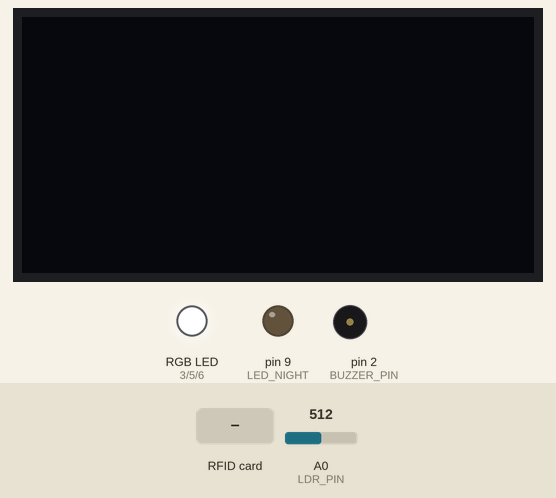
Recording of a sketch running on a simulated Arduino Uno, built with avr-gcc and run on an emulated ATmega328P. On the bench: 128×64 one-colour display, an RGB LED mixed from three pins (HIGH = lit), output pins drawn as LEDs (lit = HIGH), buzzer (waves = sounding, pin HIGH). The test bench sets the inputs (shaded band); at power-on: A0 (LDR_PIN) = 512. Pins used as bus, display or sensor lines are not drawn; what the sketch prints to the serial monitor is not drawn.

Above: at 1.3 s.
1.4 s: RFID card 00 00 00 00 held to the reader
At 2.9 s:
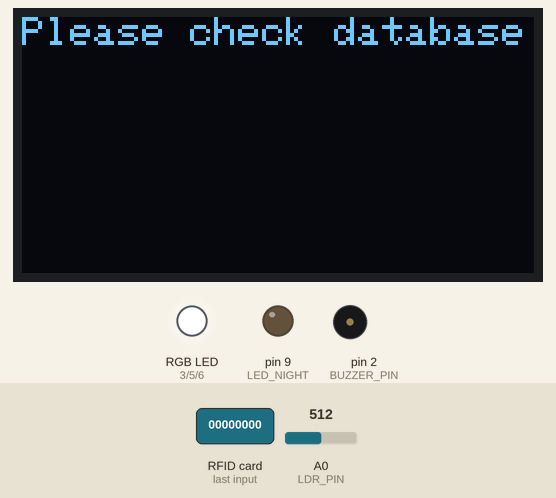
3.3 s: A0 (LDR_PIN) set to 209
4.8 s: A0 (LDR_PIN) set to 186
At 6.0 s:
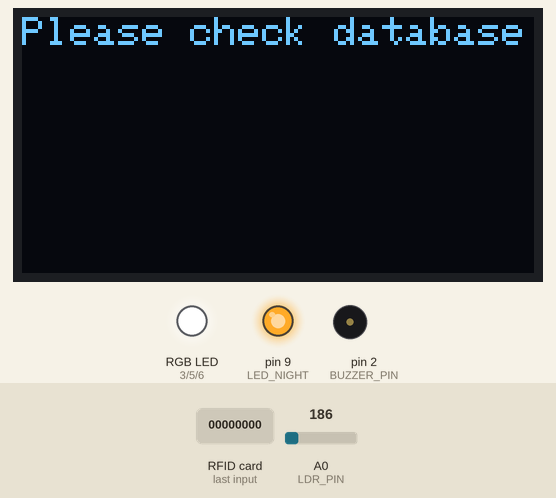
6.3 s: RFID card 5E 7A 19 C4 held to the reader
At 6.58 s:
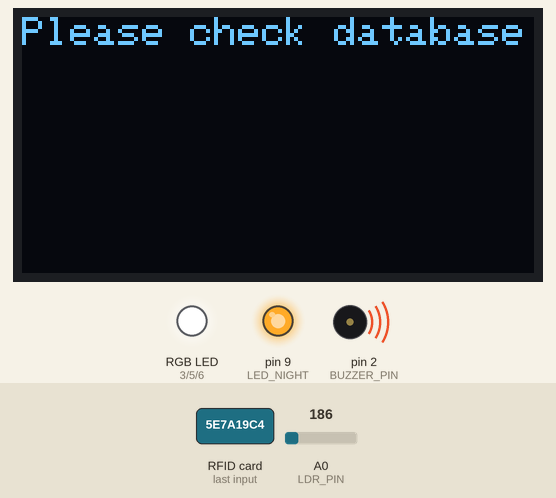
8.2 s: A0 (LDR_PIN) set to 230
At 9.4 s:
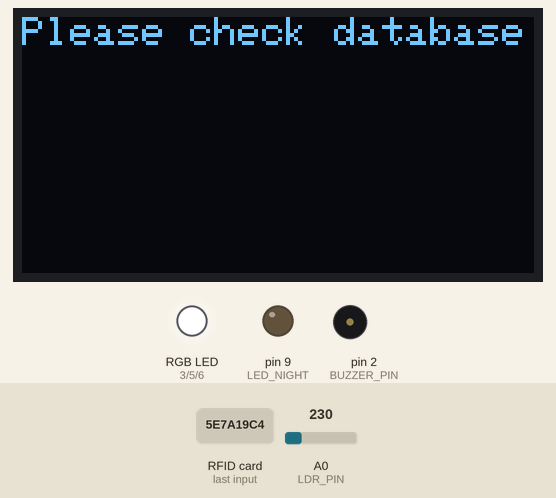
9.7 s: A0 (LDR_PIN) set to 190
At 10.7 s:
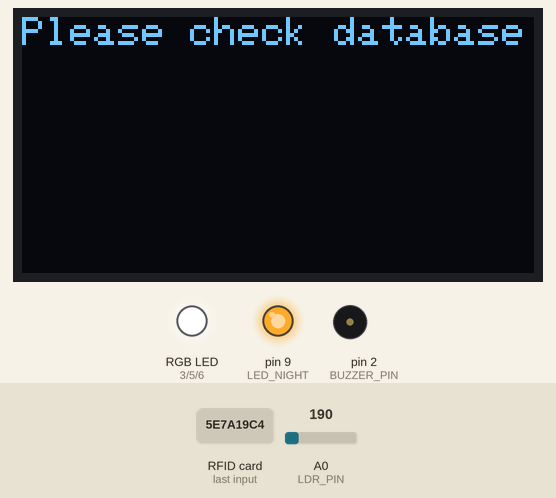
Timing chart, 0 to 12.2 s (numbered marks = the images above; inputs shaded):
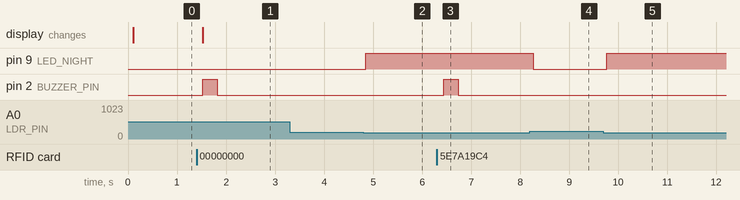

The sketch:

arduino_test.ino
```cpp
#include <SPI.h>
#include <MFRC522.h>
#include <Wire.h>
#include <Adafruit_GFX.h>
#include <Adafruit_SSD1306.h>

// RFID
#define RST_PIN        7          // Configurable, see typical pin layout above
#define SS_PIN         10         // Configurable, see typical pin layout above

// LED
#define RGB_LED_RED         3 // D5
#define RGB_LED_GREEN       5 // D6
#define RGB_LED_BLUE        6 // D7

#define LED_NIGHT     9 // D9

const byte COLOR_BLACK = 0b000;
const byte COLOR_RED = 0b100;
const byte COLOR_GREEN = 0b010;
const byte COLOR_BLUE = 0b001;
const byte COLOR_MAGENTA = 0b101;
const byte COLOR_CYAN = 0b011;
const byte COLOR_YELLOW = 0b110;
const byte COLOR_WHITE = 0b111;

// OLED
#define SCREEN_WIDTH 128 // OLED display width, in pixels
#define SCREEN_HEIGHT 64 // OLED display height, in pixels
#define OLED_RESET    -1 // Reset pin # (or -1 if sharing Arduino reset pin)

// BUZZER
#define BUZZER_PIN  2  // D2

// LDR
#define LDR_PIN   A0
int ldrValue { 0 };

MFRC522 mfrc522(SS_PIN, RST_PIN);  // Create MFRC522 instance
Adafruit_SSD1306 display(SCREEN_WIDTH, SCREEN_HEIGHT, &Wire, OLED_RESET);

int cardUID[4] = {0x00, 0x00, 0x00, 0x00};
bool readLDR = true;

// Functions

void displayColor(byte color) {
  digitalWrite(RGB_LED_RED, !bitRead(color, 2));
  digitalWrite(RGB_LED_GREEN, !bitRead(color, 1));
  digitalWrite(RGB_LED_BLUE, !bitRead(color, 0));
}

void readData(char* buffer, size_t bufferSize) {
  int index = 0;
  // Lecture des données jusqu'à ce qu'un caractère de retour à la ligne ou un espace soit rencontré
  while(Serial.available() > 0 && index < bufferSize - 1) {
    char incomingByte = Serial.read();
    if(incomingByte == '\n' || incomingByte == ' ') {
      break; // Sortir de la boucle si un caractère de fin de ligne ou un espace est rencontré
    }
    buffer[index++] = incomingByte; // Ajouter le caractère au tableau et incrémenter l'index
    delay(2); // Attente pour éviter la surcharge du processeur
  }
  buffer[index] = '\0'; // Ajouter le caractère de fin de chaîne
}

void parseData(char* data, char* id, char* prenom, char* nom, char* acces, char* credit) {
  // Utilisation de strtok pour séparer la chaîne en sous-chaînes
  char* token = strtok(data, "|");

  // Copie de chaque sous-chaîne dans les variables correspondantes
  if (token != NULL) {
    strcpy(id, token);
    token = strtok(NULL, "|");
    if (token != NULL) {
      strcpy(prenom, token);
      token = strtok(NULL, "|");
      if (token != NULL) {
        strcpy(nom, token);
        token = strtok(NULL, "|");
        if (token != NULL) {
          strcpy(acces, token);
          token = strtok(NULL, "|");
          if (token != NULL) {
            strcpy(credit, token);
          }
        }
      }
    }
  }
}

void buzz(int del){
    // BUZZER REFUSE
    digitalWrite(BUZZER_PIN, HIGH);
    delay(del);
    digitalWrite(BUZZER_PIN, LOW);
    delay(50);
}

// -------------------------------------------------------------------------------------------

// Setup
void setup() {
  // Serial
	Serial.begin(9600);		// Initialize serial communications with the PC

  // ------------------------------------

  // LED
  pinMode(RGB_LED_GREEN, OUTPUT); // Set the LED pin as an output
  pinMode(RGB_LED_RED, OUTPUT); // Set the LED pin as an output
  pinMode(RGB_LED_BLUE, OUTPUT); // Set the LED pin as an output
  displayColor(COLOR_BLACK);

  // ------------------------------------

  // LED NIGHT
  pinMode(LED_NIGHT, OUTPUT); // Set the LDR pin as an input
  // LDR_PIN
  pinMode(LDR_PIN, INPUT); // Set the LDR pin as an input

  // ------------------------------------

  // BUZZER
  pinMode(BUZZER_PIN, OUTPUT); // Set the BUZZER pin as an output

  // RFID
	while (!Serial){
      Serial.print("RFID module not loaded\n");
  }		// Do nothing if no serial port is opened (added for Arduinos based on ATMEGA32U4)
	SPI.begin();			// Init SPI bus
	mfrc522.PCD_Init();		// Init MFRC522
	delay(4);

  // OLED
  if(!display.begin(SSD1306_SWITCHCAPVCC, 0x3C)) { // Address 0x3C for 128x64
    Serial.println(F("SSD1306 allocation failed\n"));
    for(;;);
  }

  display.clearDisplay();
  display.display(); // Clear the buffer
}

// ------------------------------------ LOOP ------------------------------------

void loop() {
	delay(50);

  // LDR
  if(Serial.available()){
    String incomingString = Serial.readString();
    incomingString.trim();

    if(incomingString == "/L_OFF"){
      readLDR = false;
    } else if(incomingString == "/L_ON"){
      readLDR = true;
    }
  }

  if(readLDR){
    ldrValue = analogRead(LDR_PIN);
    if(ldrValue < 200){
      digitalWrite(LED_NIGHT, HIGH);
    } else if(ldrValue > 220) {
      digitalWrite(LED_NIGHT, LOW);
    }
  }

  // RFID

  // Reset the loop if no new card present on the sensor/reader. This saves the entire process when idle.
	if (!mfrc522.PICC_IsNewCardPresent()) {
		return;
	}

	// Select one of the cards
	if (!mfrc522.PICC_ReadCardSerial()) {
		return;
	}

  // Get the UID
  for(int i{0}; i < 4; i++){
    cardUID[i] = mfrc522.uid.uidByte[i];
  }
  String uid = "";
  for(int i = 0; i < 4; i++) {
      uid += String(cardUID[i], HEX);
  }
  // Write the UID to the serial port
  if(Serial.availableForWrite() >= 7){
    Serial.write(uid.c_str(), uid.length());
  }

  delay(50);

  // Reading and parsing the incoming data from the serial
  char dataFromSerial[32];
  readData(dataFromSerial, sizeof(dataFromSerial));

  char id[5];
  char nom[12];
  char prenom[12];
  char acces[1];
  char credit[2];

  // Créer une copie de dataFromSerial car strtok modifie la chaîne d'origine
  char dataCopy[32];
  strcpy(dataCopy, dataFromSerial);
  parseData(dataCopy, id, prenom, nom, acces, credit);


  // Clear the display buffer.
  display.clearDisplay();
  display.setTextSize(1);      // Normal 1:1 pixel scale
  display.setTextColor(SSD1306_WHITE); // Draw white text
  display.setCursor(0,0);     // Start at top-left corner

  if(strlen(dataCopy) == 0){ // No acces to database
    display.setCursor(0,0);
    display.print("Please check database");
    display.display();
    buzz(300);
    //displayColor(COLOR_RED);
    return;
  }

  if (strcmp(prenom, "NULL") == 0) {
    display.print("User not known");
    display.display();
    buzz(50);
    buzz(50);
    buzz(50);
    return;
  }


  buzz(50);
  //displayColor(COLOR_GREEN);
  display.print("ID: ");
  display.println(id);
  // Prenom
  display.setCursor(0,10);
  display.print("Prenom: ");
  display.println(prenom);
  // Nom
  display.setCursor(0,20);
  display.print("Nom: ");
  display.println(nom);
  // Credit


  String creditStr = String(credit);
  int creditInt = creditStr.toInt();
  if(creditInt < 0){
    display.setCursor(0,30);
    display.print("OUT OF CREDIT");
    display.display();
    for(int i = 0; i < 10; i++){
      buzz(50);
    }
  }
  else{
    display.setCursor(0,30);
    display.print("Credit: ");
    display.println(credit);
    display.display();
  }

  delay(750);
  // Reset LED
  //displayColor(COLOR_BLACK);
}
```

Measured:
- the behaviour switches between 200 and 199 on A0 (LDR_PIN) (found by bisection; images 1 and 2)
- after the input at 1.4 s, pin 2 (BUZZER_PIN): LOW → HIGH after 0.12 s, → LOW 0.30 s later; the display: changes after 0.12 s (image 1)
- after the input at 3.3 s, every drawn part: stays the same
- after the input at 4.8 s, pin 9 (LED_NIGHT): LOW → HIGH after 0.05 s
- after the input at 6.3 s, pin 2 (BUZZER_PIN): LOW → HIGH after 0.14 s, → LOW 0.30 s later
- after the input at 8.2 s, pin 9 (LED_NIGHT): HIGH → LOW after 0.07 s
- after the input at 9.7 s, pin 9 (LED_NIGHT): LOW → HIGH after 0.07 s
